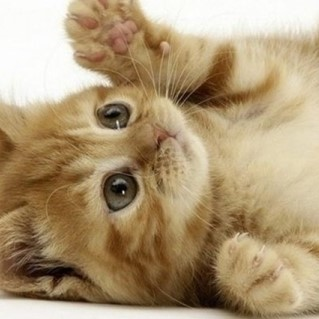
//> input picture opencv/opencv_Visual_Studio/cat.jpg, 319 x 319 px
$ ./9.2.1   (built with g++ and OpenCV 4)
//> lines starting //> are read from the running program, lines starting //| are printed output that depends on the picture
#include <opencv2/opencv.hpp>
using namespace cv;
using namespace std;

void log_mag(Mat complex_mat, Mat& dst)
{
   Mat planes[2];
   split(complex_mat, planes);
   magnitude(planes[0], planes[1], dst);
   log(dst + 1, dst);
   normalize(dst, dst, 0, 255, NORM_MINMAX);
   dst.convertTo(dst, CV_8U);
}

void shuffling(Mat mag_img, Mat& dst)
{
   int cx = mag_img.cols / 2;
   int cy = mag_img.rows / 2;
   Rect q1(cx, 0, cx, cy);
   Rect q2(0, 0, cx, cy);
   Rect q3(0, cy, cx, cy);
   Rect q4(cx, cy, cx, cy);

   dst = Mat(mag_img.size(), mag_img.type());
   mag_img(q1).copyTo(dst(q3));
   mag_img(q3).copyTo(dst(q1));
   mag_img(q2).copyTo(dst(q4));
   mag_img(q4).copyTo(dst(q2));
}

Mat DFT_1D(Mat one_row, int dir)
{
   int N = one_row.cols;
   Mat dst(one_row.size(), CV_32FC2);

   for (int k = 0; k < N; k++)
   {
	  Vec2f complex(0, 0);
	  for (int n = 0; n < N; n++)
	  {
		 float theta = dir * -2 * CV_PI* k * n / N;
		 Vec2f value = one_row.at<Vec2f>(n);
		 complex[0] += value[0] * cos(theta) - value[1] * sin(theta);
		 complex[1] += value[1] * cos(theta) + value[0] * sin(theta);
	  }
	  dst.at<Vec2f>(k) = complex;
   }
   if (dir == -1) dst /= N;
   return dst;
}

void DFT_2D(Mat complex_img, Mat& dst, int dir)
{
   complex_img.convertTo(complex_img, CV_32F);
   Mat tmp(complex_img.size(), CV_32FC2, Vec2f(0, 0));
   tmp.copyTo(dst);

   for (int i = 0; i < complex_img.rows; i++)
   {
	  Mat one_row = complex_img.row(i);
	  Mat dft_row = DFT_1D(one_row, dir);
	  dft_row.copyTo(tmp.row(i));
   }

   transpose(tmp, tmp);
   for (int i = 0; i < tmp.rows; i++)
   {
	  Mat one_row = tmp.row(i);
	  Mat dft_row = DFT_1D(tmp.row(i), dir);
	  dft_row.copyTo(dst.row(i));
   }
   transpose(dst, dst);
}

int main()
{
   Mat image = imread("C:/Users/PIRL/Desktop/cat.jpg", 0);
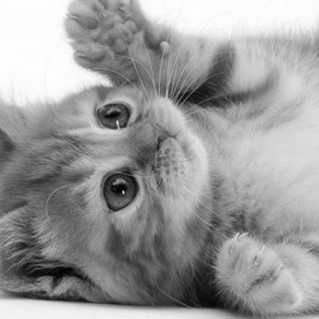
//> image: 319 rows x 319 cols, CV_8UC1; min 0, max 255, mean 155
   CV_Assert(image.data);

   Mat complex_img, dft_coef, dft_img, idft_coef, shuffling_img, idft_img[2];
   Mat tmp[] = { image, Mat::zeros(image.size(), CV_8U) };
//> tmp[1]: 319 rows x 319 cols, CV_8UC1; every value is 0
   merge(tmp, 2, complex_img);

   DFT_2D(complex_img, dft_coef, 1);
   log_mag(dft_coef, dft_img);
//> in log_mag, `split(complex_mat, planes);`:
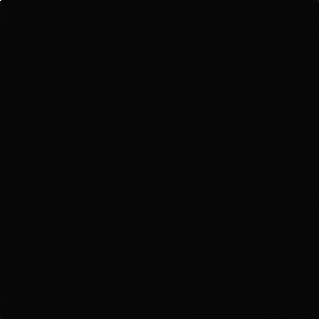
//> planes[0]: 319 rows x 319 cols, CV_32FC1; min -506054.4, max 15775251, mean 253; drawn with min black and max white
//> in log_mag, `normalize(dst, dst, 0, 255, NORM_MINMAX);`:
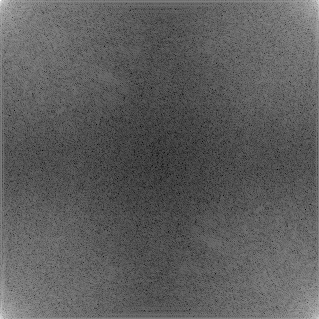
//> dst: 319 rows x 319 cols, CV_32FC1; min 0, max 255, mean 93.6
   shuffling(dft_img, shuffling_img);
//> in shuffling, `mag_img(q3).copyTo(dst(q1));`:
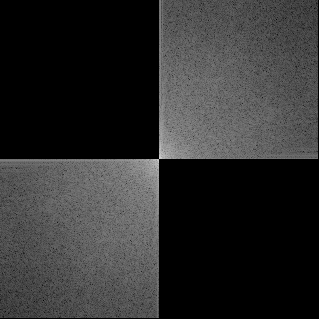
//> dst: 319 rows x 319 cols, CV_8UC1; min 0, max 212, mean 46.3
//> in shuffling, `mag_img(q2).copyTo(dst(q4));`:
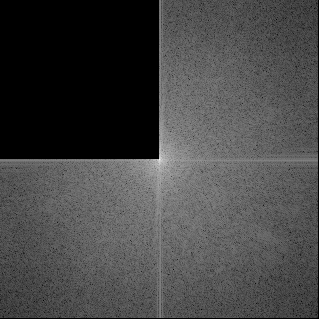
//> dst: 319 rows x 319 cols, CV_8UC1; min 0, max 255, mean 69.7
//> in shuffling, `mag_img(q4).copyTo(dst(q2));`:
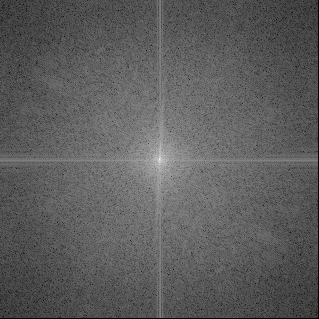
//> dst: 319 rows x 319 cols, CV_8UC1; min 0, max 255, mean 92.7

   DFT_2D(dft_coef, idft_coef, -1);
   split(idft_coef, idft_img);
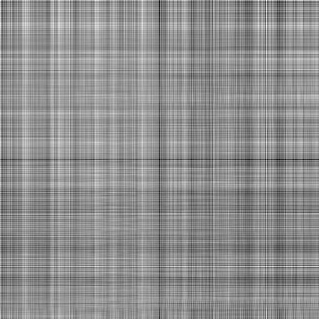
//> idft_img[1]: 319 rows x 319 cols, CV_32FC1; min -0.024, max 0.0186, mean -5.97e-05; drawn with min black and max white
   idft_img[0].convertTo(idft_img[0], CV_8U);

   imshow("image", image);
   imshow("dft_img", dft_img);
   imshow("shuffling_img", shuffling_img);
   imshow("idft_img", idft_img[0]);
   waitKey();
   return 0;
}
